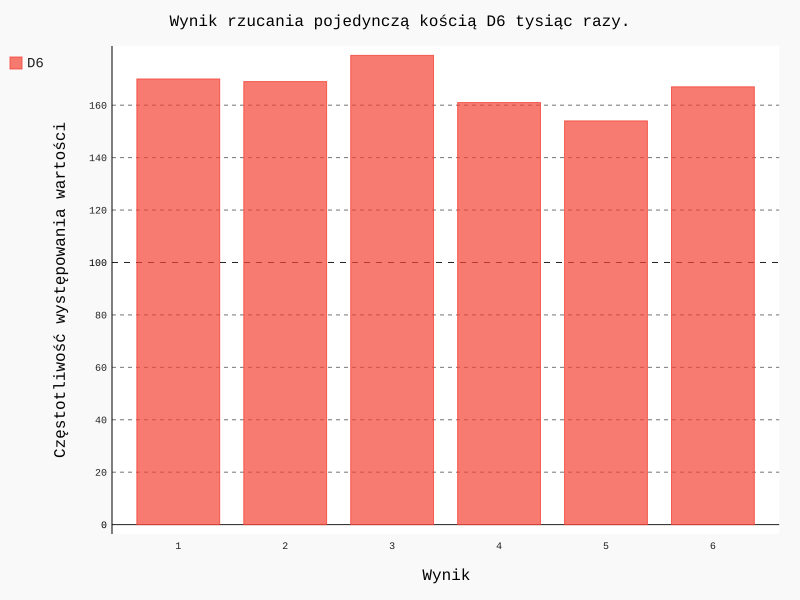

Write Python code to recreate this figure.
from die import Die
import pygal

# Utworzenie kości typu D6.
die = Die()  # 1.

# Wykonanie pewnej liczby rzutów i umieszczenie wyników na liście.
results = [die.roll() for roll_num in range(1000)]

# Analiza wyników.
frequencies = [results.count(value) for value in range(1, die.num_sides+1)]

# Wizualizacja wyników.
hist = pygal.Bar()
hist.force_uri_protocol = 'http'

hist.title = "Wynik rzucania pojedynczą kością D6 tysiąc razy."
hist.x_labels = list(range(1, die.num_sides+1))
hist.x_title = "Wynik"
hist.y_title = "Częstotliwość występowania wartości"
hist.add('D6', frequencies)
hist.render_to_file('die_visual.svg')
